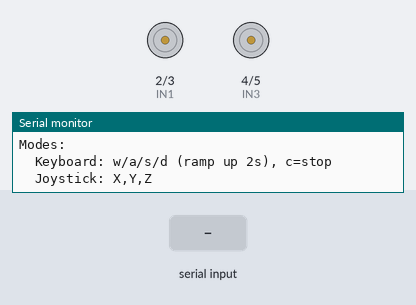
The sketch below on a simulated Arduino Uno, built with avr-gcc and run on an emulated ATmega328P. On the bench: motor-driver pin pairs drawn as motors (green arrow = first pin HIGH = forward, orange = second pin HIGH = backward, longer = more drive, scaled by the enable pin), the last lines printed to the serial monitor. The test bench sets the inputs (shaded band).

Above: at 1.2 s.
1.3 s: "w\n" received over the second serial link
At 1.67 s:
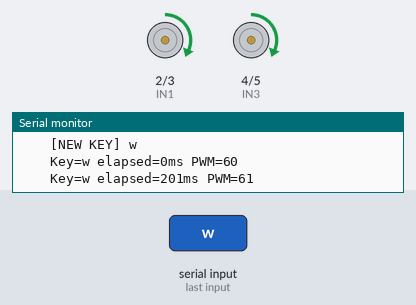
3.4 s: "a\n" received over the second serial link
At 3.77 s:
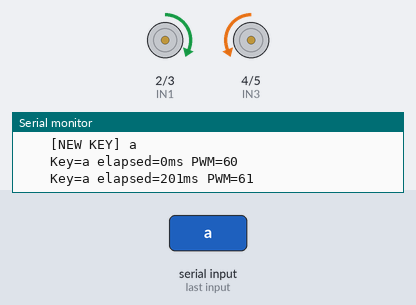
5.5 s: "s\n" received over the second serial link
At 5.87 s:
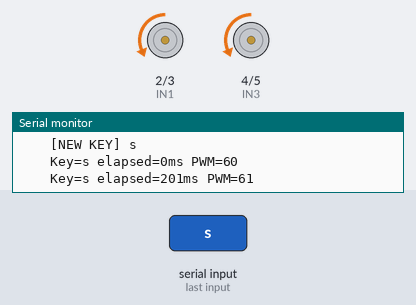
7.6 s: "d\n" received over the second serial link
Timing chart, 0 to 10.6 s (numbered marks = the images above; inputs shaded):
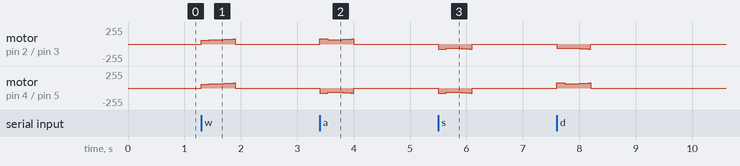

Measured:
- after the input at 1.3 s, motor on pin 2 (IN1) / pin 3 (IN2), motor on pin 4 (IN3) / pin 5 (IN4): rises from stopped to forward 77/255 in 0.59 s, then falls to stopped in 0.01 s

The sketch:

arduino.ino
```cpp
#include <SoftwareSerial.h>

SoftwareSerial BT(6, 7); // (RX, TX)

#define ENA 9
#define IN1 2
#define IN2 3
#define IN3 4
#define IN4 5
#define ENB 10

String inputString = "";
int joyX = 0, joyY = 0, joyZ = 0;

unsigned long lastCommandTime = 0;
const unsigned long TIMEOUT_MS = 500;

// ========== متغيرات وضع الكيبورد ==========
char activeKey = 0;                  // الزر النشط حالياً (w/a/s/d) أو 0 إذا لا شيء
unsigned long keyPressStart = 0;     // وقت بدء ضغط الزر
const unsigned long RAMP_DURATION = 2000; // 2 ثانية للوصول للسرعة القصوى
const int MIN_PWM = 60;              // الحد الأدنى لتحريك المحركات
const int MAX_PWM = 255;             // السرعة القصوى
unsigned long lastKeyTime = 0;       // آخر مرة وصل فيها أمر كيبورد
const unsigned long KEY_TIMEOUT = 600; // إذا لم يصل الأمر خلال 600ms => توقف

void setup() {
    pinMode(ENA, OUTPUT);
    pinMode(ENB, OUTPUT);
    pinMode(IN1, OUTPUT);
    pinMode(IN2, OUTPUT);
    pinMode(IN3, OUTPUT);
    pinMode(IN4, OUTPUT);

    Serial.begin(9600);
    BT.begin(9600);

    stopCar();
    inputString.reserve(30);

    Serial.println("=== Arduino Ready ===");
    Serial.println("Modes:");
    Serial.println("  Keyboard: w/a/s/d (ramp up 2s), c=stop");
    Serial.println("  Joystick: X,Y,Z");
}

void loop() {
    while (BT.available()) {
        char c = BT.read();

        if (c == '\n') {
            processInput(inputString);
            inputString = "";
        } else if (c != '\r') {
            inputString += c;
        }
    }

    // ========== تحديث السرعة الأسية إذا كان زر مضغوط ==========
    if (activeKey != 0) {
        updateRampSpeed();

        // إذا انقطع إرسال أمر الكيبورد لأكثر من KEY_TIMEOUT => توقف
        if (millis() - lastKeyTime > KEY_TIMEOUT) {
            Serial.println(">>> Key timeout - stopping");
            activeKey = 0;
            stopCar();
        }
    }

    // الأمان للـ Joystick فقط
    if (activeKey == 0 && (joyX != 0 || joyY != 0)) {
        if (millis() - lastCommandTime > TIMEOUT_MS) {
            stopCar();
            joyX = 0; joyY = 0;
        }
    }
}

// ========== معالجة المدخلات ==========
void processInput(String data) {
    data.trim();
    if (data.length() == 0) return;

    Serial.print(">>> Received: \"");
    Serial.print(data);
    Serial.println("\"");

    // إذا كان حرفاً واحداً => أمر كيبورد
    if (data.length() == 1) {
        handleKeyCommand(data.charAt(0));
        return;
    }

    // غير ذلك => بيانات Joystick
    activeKey = 0; // إلغاء وضع الكيبورد
    parseJoystick(data);
}

// ========== معالجة أوامر الكيبورد ==========
void handleKeyCommand(char key) {
    // تحويل لحروف صغيرة
    if (key >= 'A' && key <= 'Z') key = key + 32;

    lastKeyTime = millis();

    // أمر التوقف
    if (key == 'c') {
        Serial.println("    [STOP]");
        activeKey = 0;
        stopCar();
        return;
    }

    // أوامر W/A/S/D
    if (key == 'w' || key == 'a' || key == 's' || key == 'd') {
        if (activeKey != key) {
            // زر جديد => إعادة تصفير المؤقت
            activeKey = key;
            keyPressStart = millis();
            Serial.print("    [NEW KEY] ");
            Serial.println(key);
        }
        // وإلا نفس الزر => المؤقت مستمر => السرعة تتزايد
    }
}

// ========== تحديث السرعة الأسية ==========
void updateRampSpeed() {
    unsigned long elapsed = millis() - keyPressStart;
    if (elapsed > RAMP_DURATION) elapsed = RAMP_DURATION;

    // المعادلة الأسية: progress = t² (تبدأ بطيئة وتتسارع)
    float progress = (float)elapsed / RAMP_DURATION;
    float eased = progress * progress;  // مربع => زيادة أسية

    int pwm = MIN_PWM + (int)(eased * (MAX_PWM - MIN_PWM));
    pwm = constrain(pwm, MIN_PWM, MAX_PWM);

    // طباعة السرعة كل 200ms
    static unsigned long lastPrint = 0;
    if (millis() - lastPrint > 200) {
        Serial.print("    Key=");
        Serial.print(activeKey);
        Serial.print(" elapsed=");
        Serial.print(elapsed);
        Serial.print("ms PWM=");
        Serial.println(pwm);
        lastPrint = millis();
    }

    // تطبيق السرعة على الاتجاه الصحيح
    switch (activeKey) {
        case 'w': moveForward(pwm);    break;
        case 's': moveBackward(pwm);   break;
        case 'd': turnLeft(pwm);       break;
        case 'a': turnRight(pwm);      break;
    }
}

// ========== دوال الحركة المباشرة (للكيبورد) ==========
void moveForward(int pwm) {
    digitalWrite(IN1, HIGH); digitalWrite(IN2, LOW);
    digitalWrite(IN3, HIGH); digitalWrite(IN4, LOW);
    analogWrite(ENA, pwm);
    analogWrite(ENB, pwm);
}

void moveBackward(int pwm) {
    digitalWrite(IN1, LOW); digitalWrite(IN2, HIGH);
    digitalWrite(IN3, LOW); digitalWrite(IN4, HIGH);
    analogWrite(ENA, pwm);
    analogWrite(ENB, pwm);
}

void turnLeft(int pwm) {
    digitalWrite(IN1, LOW);  digitalWrite(IN2, HIGH);
    digitalWrite(IN3, HIGH); digitalWrite(IN4, LOW);
    analogWrite(ENA, pwm);
    analogWrite(ENB, pwm);
}

void turnRight(int pwm) {
    digitalWrite(IN1, HIGH); digitalWrite(IN2, LOW);
    digitalWrite(IN3, LOW);  digitalWrite(IN4, HIGH);
    analogWrite(ENA, pwm);
    analogWrite(ENB, pwm);
}

// ========== وضع الـ Joystick ==========
void parseJoystick(String data) {
    int colonIndex = data.indexOf(':');
    if (colonIndex >= 0) data = data.substring(colonIndex + 1);

    int firstComma = data.indexOf(',');
    int secondComma = data.indexOf(',', firstComma + 1);

    if (firstComma == -1) return;

    joyX = data.substring(0, firstComma).toInt();
    if (secondComma == -1) {
        joyY = data.substring(firstComma + 1).toInt();
        joyZ = 0;
    } else {
        joyY = data.substring(firstComma + 1, secondComma).toInt();
        joyZ = data.substring(secondComma + 1).toInt();
    }

    Serial.print("    [JOY] X="); Serial.print(joyX);
    Serial.print(" Y="); Serial.print(joyY);
    Serial.print(" Z="); Serial.println(joyZ);

    driveCar(joyX, joyY);
    lastCommandTime = millis();
}

void driveCar(int x, int y) {
    int leftMotor  = y - x;
    int rightMotor = y + x;

    leftMotor  = constrain(leftMotor,  -100, 100);
    rightMotor = constrain(rightMotor, -100, 100);

    int leftPWM  = map(abs(leftMotor),  0, 100, 0, 255);
    int rightPWM = map(abs(rightMotor), 0, 100, 0, 255);

    if (leftPWM < 10 && rightPWM < 10) {
        stopCar();
        return;
    }

    if (leftMotor > 0)      { digitalWrite(IN1, HIGH); digitalWrite(IN2, LOW); }
    else if (leftMotor < 0) { digitalWrite(IN1, LOW);  digitalWrite(IN2, HIGH); }
    else                    { digitalWrite(IN1, LOW);  digitalWrite(IN2, LOW); }
    analogWrite(ENA, leftPWM);

    if (rightMotor > 0)      { digitalWrite(IN3, HIGH); digitalWrite(IN4, LOW); }
    else if (rightMotor < 0) { digitalWrite(IN3, LOW);  digitalWrite(IN4, HIGH); }
    else                     { digitalWrite(IN3, LOW);  digitalWrite(IN4, LOW); }
    analogWrite(ENB, rightPWM);
}

void stopCar() {
    analogWrite(ENA, 0);
    analogWrite(ENB, 0);
    digitalWrite(IN1, LOW);
    digitalWrite(IN2, LOW);
    digitalWrite(IN3, LOW);
    digitalWrite(IN4, LOW);
}
```
